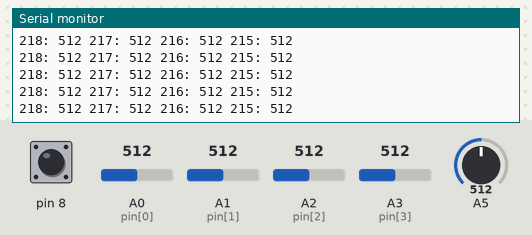
Bench run of a sketch on a simulated Arduino Leonardo, built with avr-gcc and run on an emulated ATmega32U4. On the bench: the last lines printed to the serial monitor. The test bench sets the inputs (shaded band); at power-on: A0 (pin[0]) = 512, A1 (pin[1]) = 512, A2 (pin[2]) = 512, A3 (pin[3]) = 512, pin 8 HIGH, A5 = 512. USB keyboard and mouse output is not drawn.

Above: at 1.2 s.
1.3 s: A0 (pin[0]) set to 716
At 1.34 s:
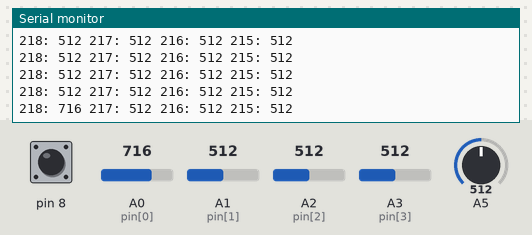
2.8 s: A1 (pin[1]) set to 716
At 2.89 s:
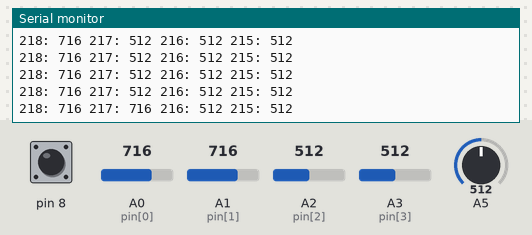
4.3 s: A2 (pin[2]) set to 716
At 4.33 s:
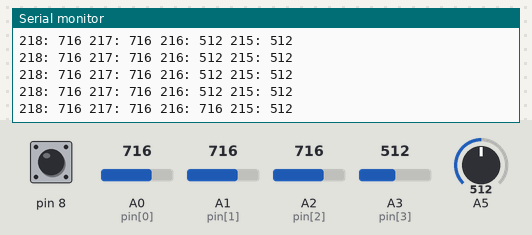
5.8 s: A3 (pin[3]) set to 716
At 5.87 s:
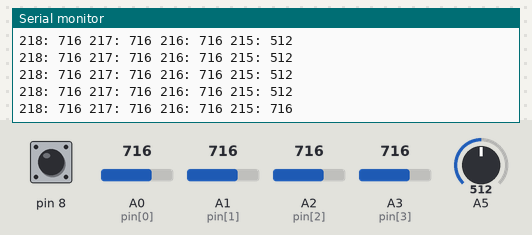
7.3 s: A0 (pin[0]) set to 992
At 7.31 s:
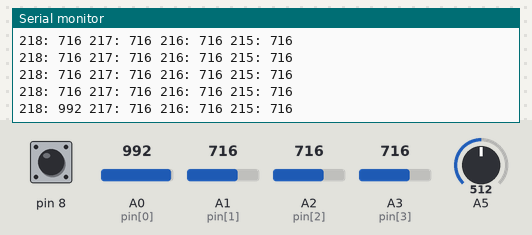
8.8 s: A1 (pin[1]) set to 992
At 8.85 s:
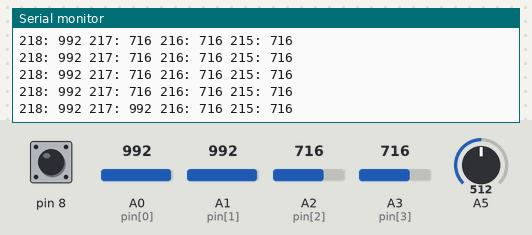
Timing chart, 0 to 11.3 s (numbered marks = the images above; inputs shaded):
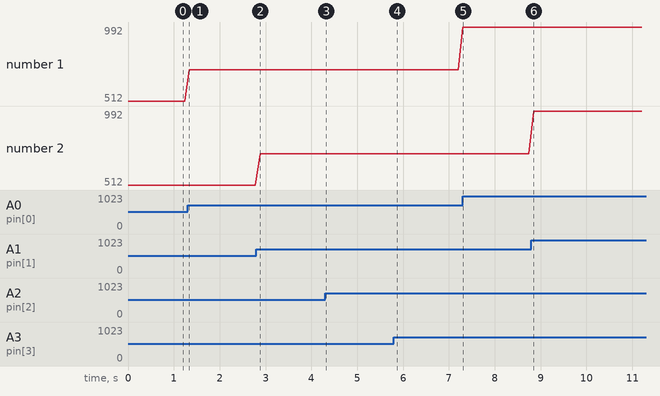

Measured:
- after the input at 1.3 s, the serial monitor: prints a new line at once (image 1)
- after the input at 2.8 s, the serial monitor: prints a new line after 0.08 s (image 2)
- after the input at 4.3 s, the serial monitor: prints a new line at once (image 3)
- after the input at 5.8 s, the serial monitor: prints a new line after 0.07 s (image 4)
- after the input at 7.3 s, the serial monitor: prints a new line at once (image 5)
- after the input at 8.8 s, the serial monitor: prints a new line after 0.05 s (image 6)
- plotted number 1: 512 → 716 after the input at 1.3 s, 716 → 992 after the input at 7.3 s

The sketch:

crocodilpin_test.ino
```cpp
#include "Keyboard.h"
#define Sensibility 750

const int pin[] = {A0,A1,A2,A3};
//{13,10,6,5}ww
const int key[] = {218,217,216,215};
//{'w','a','s','d'}

void setup() {
  // put your setup code here, to run once:
  Serial.begin(9600);
  Keyboard.begin();

  pinMode(pin[0], INPUT_PULLUP);
  pinMode(pin[1], INPUT_PULLUP);
  pinMode(pin[2], INPUT_PULLUP);
  pinMode(pin[3], INPUT_PULLUP);
  pinMode(8,INPUT_PULLUP);

  pinMode(A5, INPUT_PULLUP);

}

void loop() {
  // put your main code here, to run repeatedly:
  for(int i=0;i<4;i++){
    int val = analogRead(pin[i]);

    Serial.print(key[i]);
    Serial.print(": ");
    Serial.print(val);
    if(val < Sensibility){
      Keyboard.press(key[i]);
    }
    Serial.print(" ");
  }
  int switchKey = digitalRead(8);
  int spaceVal = analogRead(A5);
  if(switchKey == LOW || spaceVal < Sensibility){
    Keyboard.press(0x20);
  }
  Serial.println();

  delay(100);
  Keyboard.releaseAll();
}
```
